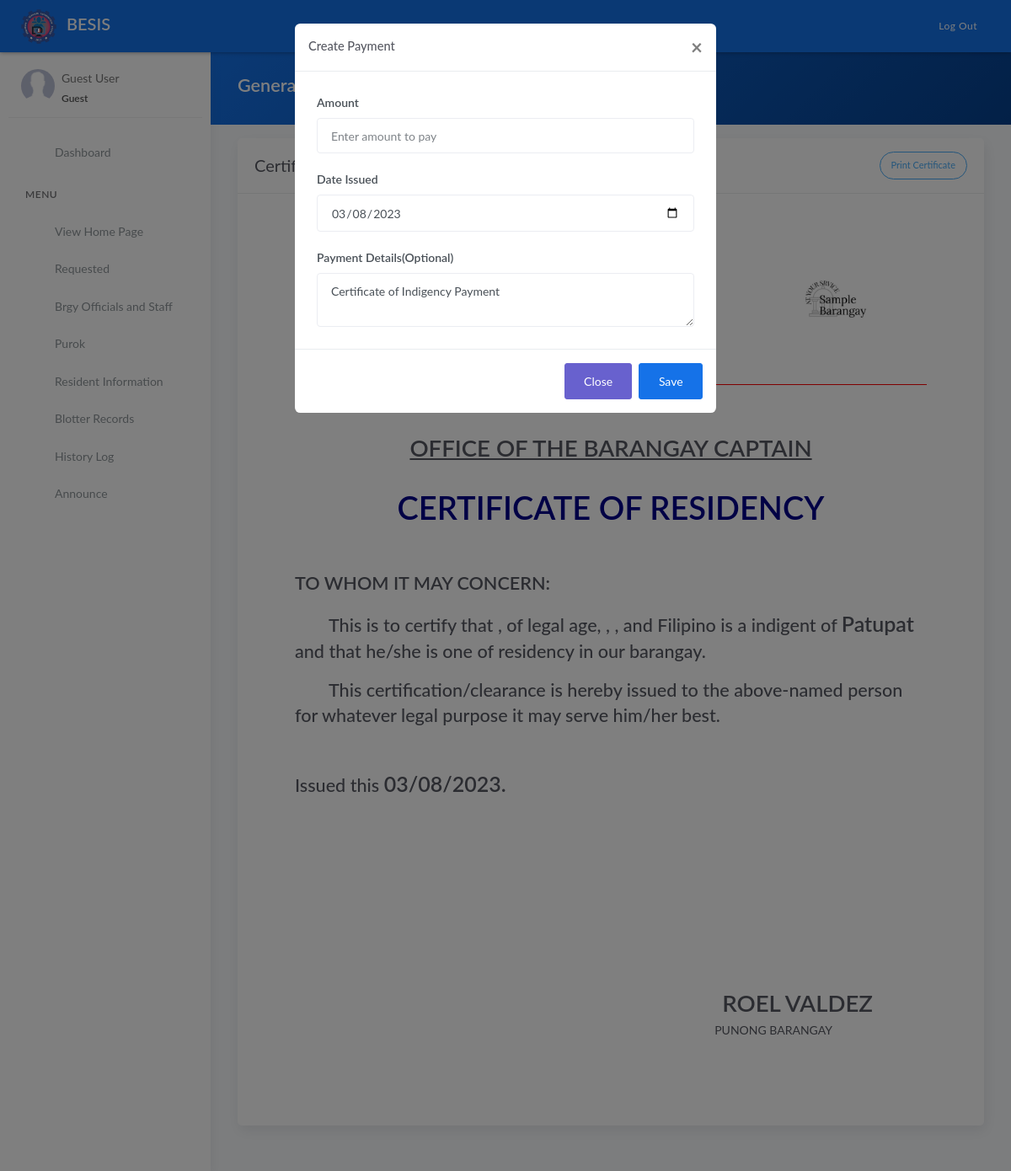
Page /generate_resi_cert.php on the earlier database version.
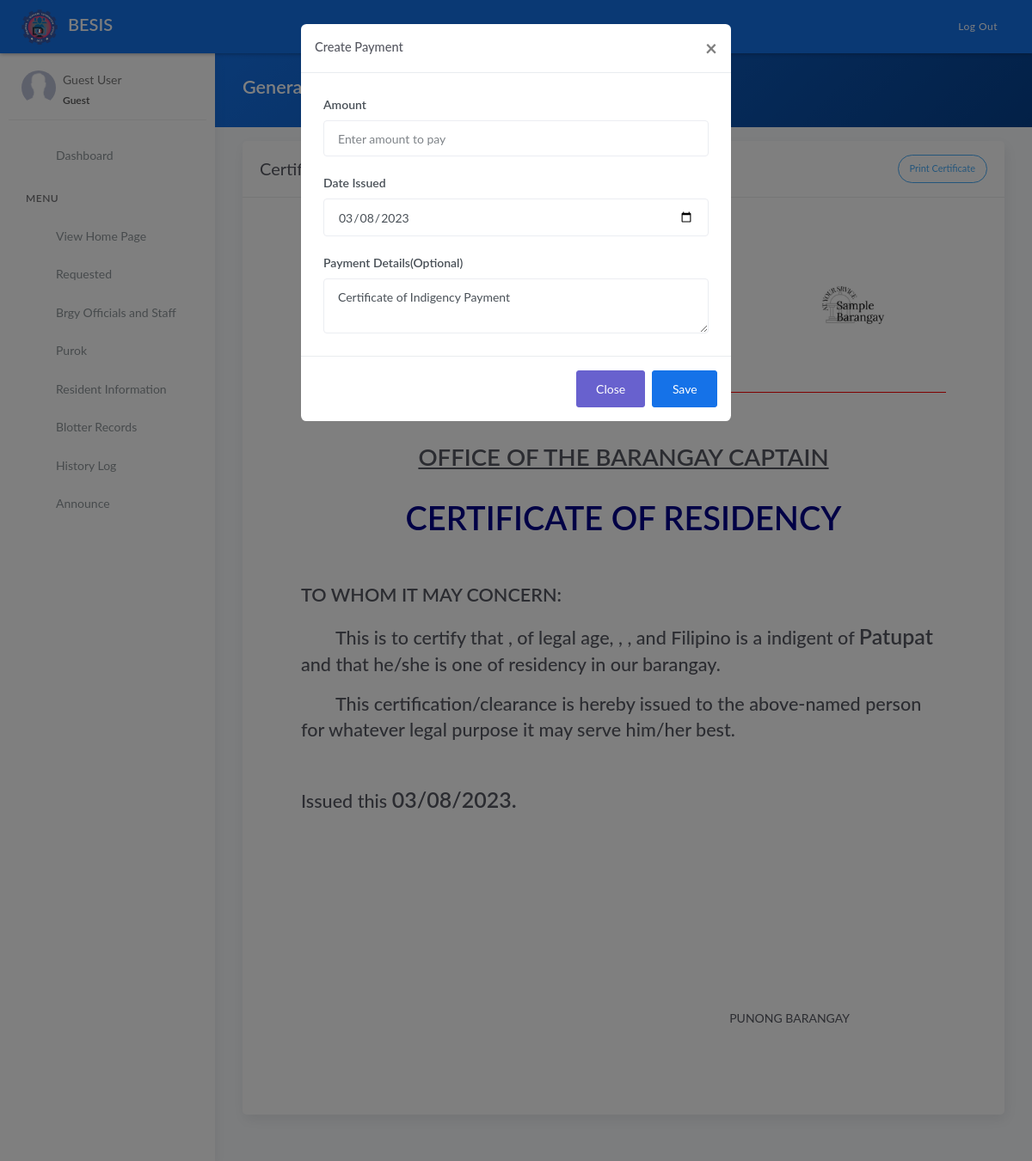
Same page on the later database version.
### tables this page shows
CREATE TABLE `tblofficials` (
  `id` int(11) NOT NULL AUTO_INCREMENT,
  `name` varchar(50) DEFAULT NULL,
  `chairmanship` varchar(50) DEFAULT NULL,
  `position` varchar(50) DEFAULT NULL,
  `termstart` date DEFAULT NULL,
  `termend` date DEFAULT NULL,
  `status` varchar(20) DEFAULT NULL,
  PRIMARY KEY (`id`)
);

### templates/main-header.php (called while the page is built, shortened)
<?php include 'model/fetch_brgy_info.php' ?>

### model/fetch_brgy_info.php (called while the page is built, shortened)
<?php
    $query = "SELECT * FROM tblbrgy_info";
    $result = $conn->query($query);
	$row = $result->fetch_assoc();
	if($row){
		$brgy 		= $row['brgy_name'];
	}
?>

### generate_resi_cert.php (the view, shortened to what the changed rows need)
<?php include 'server/server.php' ?>
<?php
    $c = "SELECT * FROM tblofficials JOIN tblposition ON tblofficials.position=tblposition.id WHERE tblposition.position='Captain'";
    $captain = $conn->query($c)->fetch_assoc();
?>
<!DOCTYPE html>
<html lang="en">
<head>
	<?php include 'templates/header.php' ?>
</head>
<body>
	<div class="wrapper">
		<?php include 'templates/main-header.php' ?>
		<div class="main-panel">
			<div class="content">
				<div class="panel-header bg-primary-gradient">
					<div class="page-inner">
						<div class="d-flex align-items-left align-items-md-center flex-column flex-md-row">
							<div>
								<h2 class="text-white fw-bold">Generate Certificate</h2>
							</div>
						</div>
					</div>
				</div>
				<div class="page-inner">
					<div class="row mt--2">
						<div class="col-md-12">
                            <div class="card">
								<div class="card-body m-5" id="printThis">
                                    <div class="d-flex flex-wrap justify-content-around" style="border-bottom:1px solid red">
										<div class="text-center">
											<h1 class="fw-bold mb-0">Barangay <?= ucwords($brgy) ?></h1>
										</div>
									</div>
                                    <div class="row mt-2">
                                        <div class="col-md-12">
                                            <div class="text-center mt-5">
                                                <h1 class="mt-4 fw-bold"><u>OFFICE OF THE BARANGAY CAPTAIN</u></h1>
                                            </div>
                                            <div class="text-center">
                                                <h1 class="mt-4 fw-bold mb-5" style="font-size:38px;color:darkblue">CERTIFICATE OF RESIDENCY</h1>
                                            </div>
                                            <h2 class="mt-5 fw-bold">TO WHOM IT MAY CONCERN:</h2>
                                            <h2 class="mt-3" style="text-indent: 40px;">This is to certify that
                                            , of legal age, , ,
                                            and Filipino is a indigent of <span class="fw-bold" style="font-size:25px"><?= ucwords($brgy) ?></span> and that he/she is one of residency in our barangay.</h2>
                                            <h2 class="mt-3" style="text-indent: 40px;">This certification/clearance is hereby issued to the above-named person for whatever legal purpose it may serve him/her best.</h2>
                                            <h2 class="mt-5">Issued this <span class="fw-bold" style="font-size:25px"><?= date('m/d/Y') ?>.</h2>
                                        </div>
                                        <div class="col-md-12">
                                            <div class="p-3 text-right mr-5" style="margin-top:200px">
                                                <h1 class="fw-bold mb-0 text-uppercase"><?= ucwords($captain['name']) ?></h1>
                                                <p class="mr-5">PUNONG BARANGAY</p>
                                            </div>
                                        </div>
                                    </div>
								</div>
							</div>
						</div>
					</div>
				</div>
			</div>
		</div>
	</div>
</body>
</html>

Differences in the rows shown:
removed tblofficials: name "ROEL VALDEZ"
